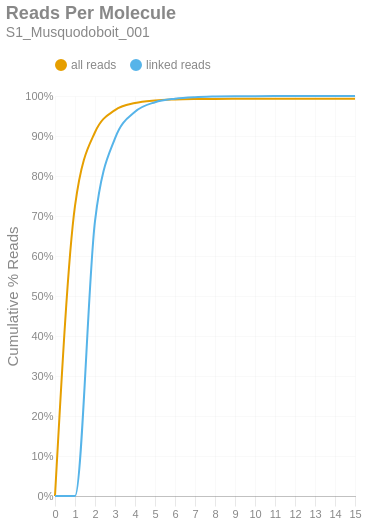

Notebook source saved alongside this figure:
### Markdown cell above
### Reads per Molecule
This chart shows the cumulative distribution of the number of reads per linked molecule. That is, how many alignments are associated with a unique molecule. This excludes the number of reads associated with invalid or absent linked-read barcodes. The `linked` histogram is the percentages recalculated when disregarding singletons.

### Code cell
if SKIPLR:
    print_html(f"Skipped")
else:
    counts = np.bincount(valids['reads'].cast(pl.Int64).to_numpy())
    weighted = counts * np.arange(len(counts))
    all_perc = weighted / n_reads
    linked_perc = weighted / n_linked_reads
    linked_perc[1] = 0
    binned_df = pl.DataFrame({
        'readsper': list(range(len(counts))),
        'all reads (cumsum)': np.cumsum(all_perc).tolist(),
        'linked reads (cumsum)': np.cumsum(linked_perc).tolist(),
    })

    with SafeRender(binned_df):
        (
            density_plot(binned_df, 'Reads Per Molecule', samplename, 'readspmol')
            .encode(
                x=alt.X('readsper:O', title=None).axis(labelAngle=0).scale(padding=0),
                y=alt.Y('value:Q', title='Cumulative % Reads').axis(format='%').stack(False),
                color=alt.Color("key:N").scale(domain=["all reads", "linked reads"]),
                tooltip=[
                    alt.Tooltip("key:N", title="Data Type"),
                    alt.Tooltip("readsper:O", title="Reads Per Molecule"),
                    alt.Tooltip("value:Q", format=".2%", title="% Reads (Cum.)")
                ]            
            )
        ).display()

### Figure 1 — Vega-Lite specification as saved in the notebook (floating-point values rounded to 4 significant figures)
{"width": "container", "height": 400, "config": {"title": {"anchor": "start", "dy": -15, "fontSize": 18, "color": "#888888", "subtitleColor": "#888888", "subtitleFontSize": 14}, "arc": {"fill": "#0072B2"}, "axis": {"domainColor": "#888888", "domainWidth": 0.5, "gridWidth": 0.2, "grid": false, "titleFontWeight": 400, "titleFontSize": 15, "labelFontSize": 11, "labelColor": "#888888", "tickColor": "#888888", "tickWidth": 0.2, "titleColor": "#888888"}, "axisBand": {"grid": false}, "axisX": {"grid": true, "tickSize": 10, "domainCap": "round"}, "axisY": {"domain": false, "grid": true, "tickSize": 0, "domainCap": "round"}, "background": "transparent", "header": {"labelFontSize": 15, "labelColor": "#888888", "titleFontSize": 15, "titleFontWeight": 600, "titleColor": "#888888"}, "legend": {"labelFont": "sans-serif", "labelFontSize": 12, "labelColor": "#888888", "symbolSize": 100, "symbolType": "circle", "titleFontSize": 12, "titlePadding": 10, "titleColor": "#888888", "title": null, "orient": "top"}, "range": {"category": ["#E69F00", "#56B4E9", "#009E73", "#F0E442", "#0072B2", "#D55E00", "#CC79A7", "#000000"], "diverging": ["#cfe8f3", "#a2d4ec", "#73bfe2", "#46abdb", "#1696d2", "#12719e"]}, "area": {"fill": "#0072B2", "fillOpacity": 0.7, "line": true, "strokeOpacity": 0.7}, "line": {"color": "#0072B2", "stroke": "#0072B2", "strokeWidth": 2}, "trail": {"color": "#0072B2", "stroke": "#0072B2", "strokeWidth": 0, "size": 1}, "point": {"filled": true, "fillOpacity": 1.0, "size": 95}, "text": {"color": "#888888", "fontSize": 11, "align": "right", "fontWeight": 400, "size": 11}, "bar": {"fill": "#0072B2", "stroke": null}, "view": {"stroke": null, "continuousWidth": 660, "continuousHeight": 400}}, "data": {"name": "data-19af1ad8cc3eda6db156a28596b68d8a"}, "mark": {"type": "line", "interpolate": "monotone", "point": {"opacity": 0, "size": 275}}, "encoding": {"color": {"field": "key", "scale": {"domain": ["all reads", "linked reads"]}, "type": "nominal"}, "tooltip": [{"field": "key", "title": "Data Type", "type": "nominal"}, {"field": "readsper", "title": "Reads Per Molecule", "type": "ordinal"}, {"field": "value", "format": ".2%", "title": "% Reads (Cum.)", "type": "quantitative"}], "x": {"axis": {"labelAngle": 0}, "field": "readsper", "scale": {"padding": 0}, "title": null, "type": "ordinal"}, "y": {"axis": {"format": "%"}, "field": "value", "stack": false, "title": "Cumulative % Reads", "type": "quantitative"}}, "params": [{"name": "param_c36ac31b6afebe62", "select": {"type": "point", "fields": ["key"]}, "bind": "legend"}], "title": {"text": "Reads Per Molecule", "subtitle": "S1_Musquodoboit_001"}, "transform": [{"fold": ["all reads (cumsum)", "linked reads (cumsum)"]}, {"calculate": "replace(datum.key, ' (cumsum)', '')", "as": "key"}, {"filter": {"param": "param_c36ac31b6afebe62"}}], "usermeta": {"embedOptions": {"downloadFileName": "S1_Musquodoboit_001.readspmol"}}, "$schema": "https://vega.github.io/schema/vega-lite/v6.1.0.json", "datasets": {"data-19af1ad8cc3eda6db156a28596b68d8a": [{"readsper": 0, "all reads (cumsum)": 0.0, "linked reads (cumsum)": 0.0}, {"readsper": 1, "all reads (cumsum)": 0.7251, "linked reads (cumsum)": 0.0}, {"readsper": 2, "all reads (cumsum)": 0.9093, "linked reads (cumsum)": 0.6873}, {"readsper": 3, "all reads (cumsum)": 0.9647, "linked reads (cumsum)": 0.894}, {"readsper": 4, "all reads (cumsum)": 0.9825, "linked reads (cumsum)": 0.9606}, {"readsper": 5, "all reads (cumsum)": 0.989, "linked reads (cumsum)": 0.9845}, {"readsper": 6, "all reads (cumsum)": 0.9913, "linked reads (cumsum)": 0.9933}, {"readsper": 7, "all reads (cumsum)": 0.9923, "linked reads (cumsum)": 0.9971}, {"readsper": 8, "all reads (cumsum)": 0.9927, "linked reads (cumsum)": 0.9986}, {"readsper": 9, "all reads (cumsum)": 0.9929, "linked reads (cumsum)": 0.9994}, {"readsper": 10, "all reads (cumsum)": 0.993, "linked reads (cumsum)": 0.9996}, {"readsper": 11, "all reads (cumsum)": 0.9931, "linked reads (cumsum)": 0.9998}, {"readsper": 12, "all reads (cumsum)": 0.9931, "linked reads (cumsum)": 0.9999}, {"readsper": 13, "all reads (cumsum)": 0.9931, "linked reads (cumsum)": 0.9999}, {"readsper": 14, "all reads (cumsum)": 0.9931, "linked reads (cumsum)": 1.0}, {"readsper": 15, "all reads (cumsum)": 0.9931, "linked reads (cumsum)": 1.0}]}}
